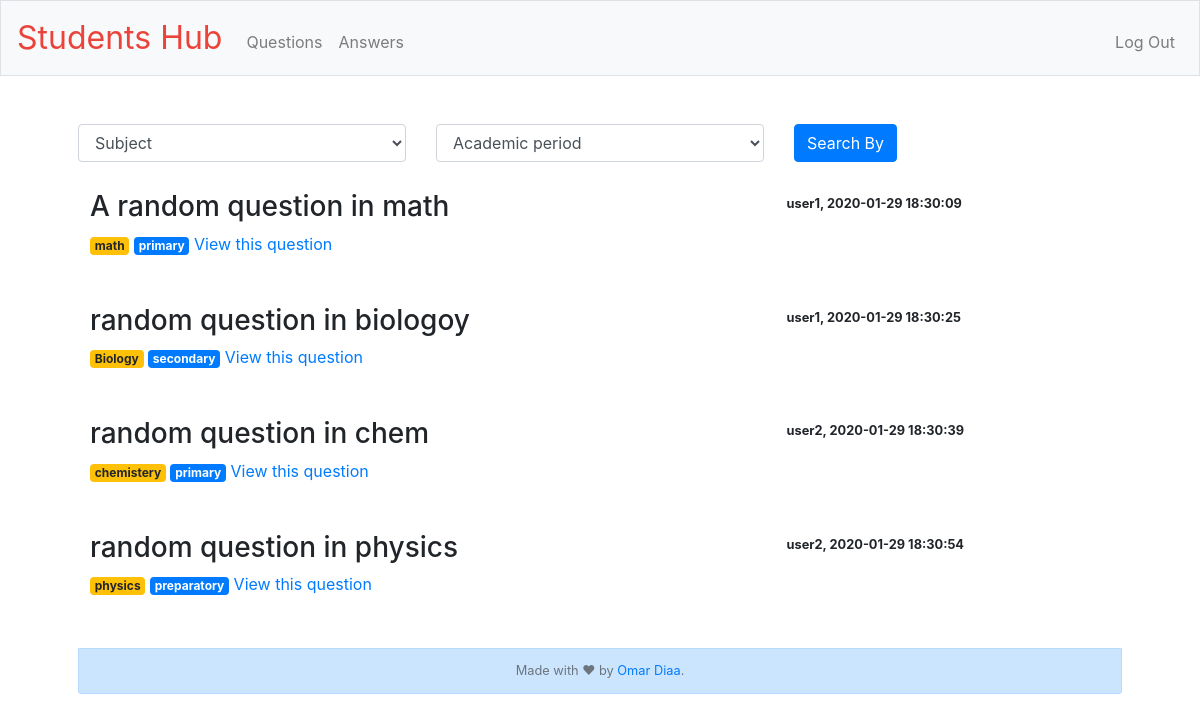
Screenshot of /questions (signed in) with the database file from the repository.
### tables this page shows
CREATE TABLE "questions" (
	"id"	INTEGER NOT NULL UNIQUE,
	"question"	TEXT NOT NULL,
	"Author"	TEXT NOT NULL,
	"date"	datetime NOT NULL,
	"answered"	INTEGER NOT NULL DEFAULT 0,
	"genre"	TEXT,
	"academicyear"	TEXT,
	FOREIGN KEY("Author") REFERENCES "students"("username"),
	PRIMARY KEY("id" AUTOINCREMENT)
);

### Final Project/application.py (the view)
@app.route("/questions", methods=["GET"])
@login_required
def get_questions():
    rows = db.execute("SELECT * from questions;")
    return render_template("questions.html", questions=rows, length=len(rows))

### Final Project/application.py (called while the page is built)
@app.after_request
def after_request(response):
    response.headers["Cache-Control"] = "no-cache, no-store, must-revalidate"
    response.headers["Expires"] = 0
    response.headers["Pragma"] = "no-cache"
    return response

### Final Project/helpers.py (called while the page is built)
def login_required(f):
    @wraps(f)
    def decorated_function(*args, **kwargs):
        if session.get("user_id") is None:
            return redirect("/login")
        return f(*args, **kwargs)
    return decorated_function

### Final Project/templates/questions.html (shortened to what this page needs)
{% extends "layout.html" %}
{% block main %}
<div class="row">
  <div class="col-sm-12">
    <form action="{{url_for('searchby')}}" method="post">
      <div class="row">
          <div class="col-sm-4">
            <select name="subject" class="form-control mb-3">
              <option selected disabled>Subject</option>
            </select>
          </div>
          <div class="col-sm-4">
            <select name="acyear" class="form-control mb-3">
              <option selected disabled>Academic period</option>
            </select>
          </div>
          <div class="col-sm-4">
            <button class="btn btn-primary mb-3" type="submit">Search By</button>
          </div>
      </form>
    </div>
  </div>
  <div class="col-sm-12">
    <table class="table table-borderless">
      <tbody>
      {% for i in range(length) %}
        <tr>
          <td><h3>{{questions[i]["question"]}}</h3> <span class="badge badge-warning">{{questions[i]["genre"]}}</span>
              <span class="badge badge-primary">{{questions[i]["academicyear"]}}</span>
              <a href="{{url_for('get_question', id=questions[i]["id"])}}">View this question</a></td>
          <td><small><strong>{{questions[i]["Author"]}}, {{questions[i]["date"]}}</strong></small></td>
        </tr>
        <tr><td>
        {% endfor %}
        </tbody>
    </table>
  </div>
{% endblock %}

### Final Project/templates/layout.html (shortened to what this page needs)
<!DOCTYPE html>
<html lang="en">
    <head>
        <link href="https://maxcdn.bootstrapcdn.com/bootstrap/4.1.3/css/bootstrap.min.css" rel="stylesheet">
        <link href="/static/styles.css" rel="stylesheet">
    </head>
    <body>
        <nav class="navbar navbar-expand-md navbar-light bg-light border">
            <a class="navbar-brand" href="/"><span class="red">Students Hub</span></a>
            <div class="collapse navbar-collapse" id="navbar">
                {% if session.user_id %}
                    <ul class="navbar-nav mr-auto mt-2">
                        <li class="nav-item"><a class="nav-link" href="/questions">Questions</a></li>
                        <li class="nav-item"><a class="nav-link" href="/answers">Answers</a></li>
                    </ul>
                    <ul class="navbar-nav ml-auto mt-2">
                        <li class="nav-item"><a class="nav-link" href="/profile">{% block profile%}{% endblock %}</a></li>
                        <li class="nav-item"><a class="nav-link" href="/logout">Log Out</a></li>
                    </ul>
                {% endif %}
            </div>
        </nav>
        <div class="container p-5">
            {% block main %}{% endblock %}
        </div>
        <footer class="small card-footer text-center text-muted alert alert-primary">
            Made with &#10084; by <a href="htts://www.linkedin.com/in/odiaa97">Omar Diaa</a>.
        </footer>
    </body>
</html>

### Final Project/static/styles.css (style rules this page uses)
nav .navbar-brand { font-size: xx-large; }
nav .navbar-brand .red { color: #ea433b; }
footer { overflow-x: auto; max-width: 100%; }

### rows the page displays
questions: question "A random question in math", genre "math", academicyear "primary", Author "user1", date "2020-01-29 18:30:09"
questions: question "random question in biologoy", genre "Biology", academicyear "secondary", Author "user1", date "2020-01-29 18:30:25"
questions: question "random question in chem", genre "chemistery", academicyear "primary", Author "user2", date "2020-01-29 18:30:39"
questions: question "random question in physics", genre "physics", academicyear "preparatory", Author "user2", date "2020-01-29 18:30:54"
